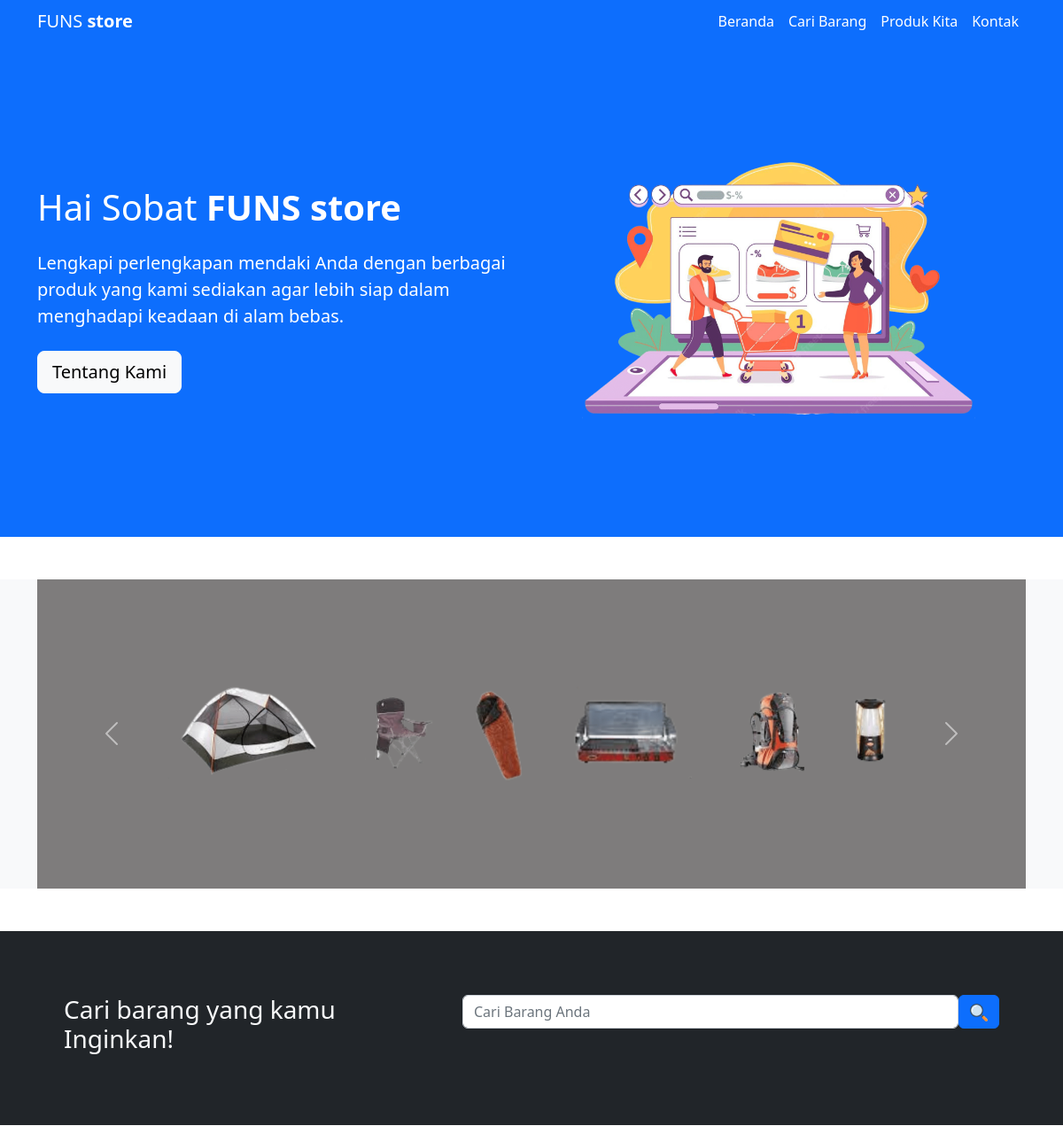
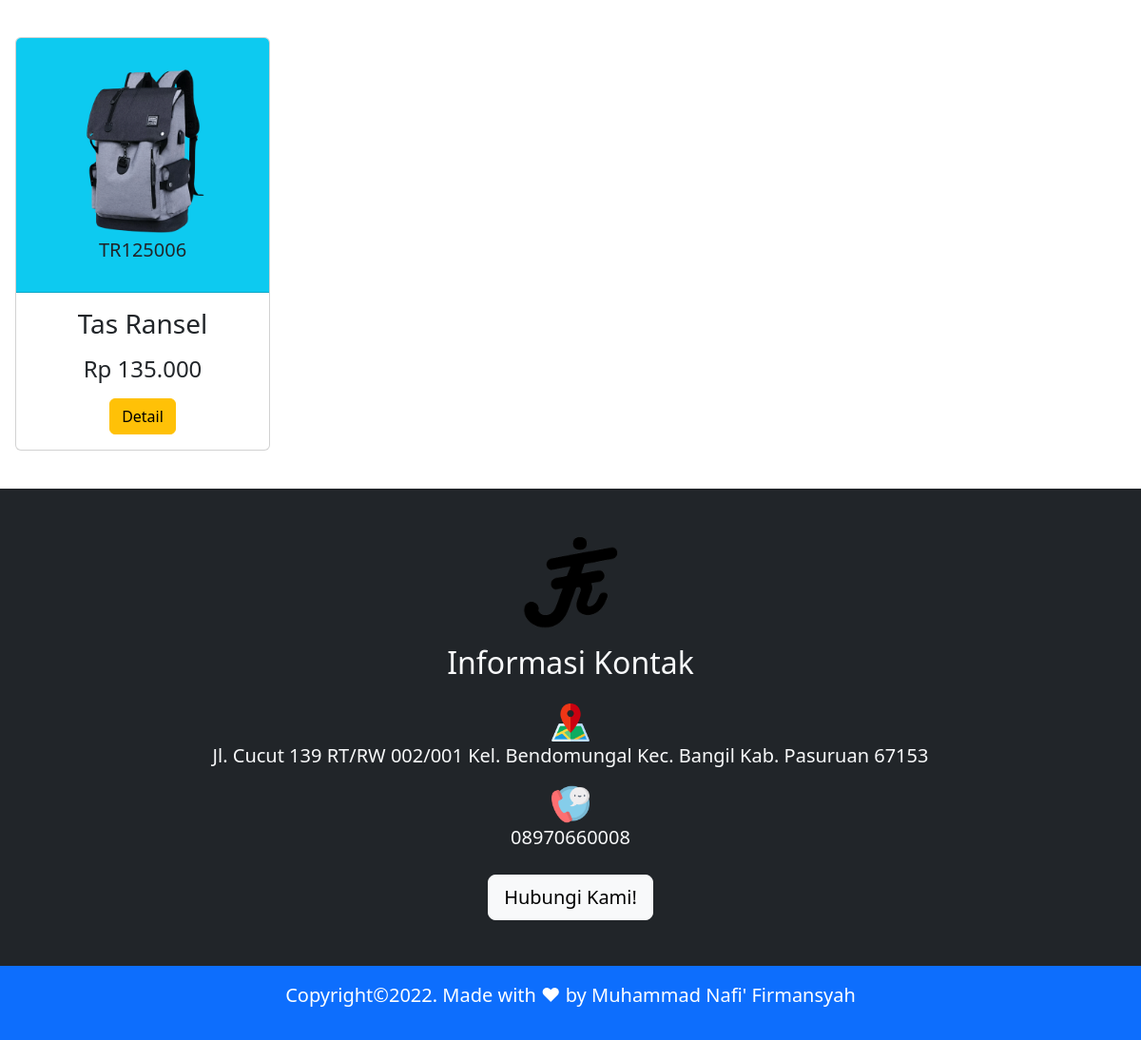
/beranda.php?kata_cari=Rp 135.000, run on the app's committed database (2 pictures, top to bottom).
### tables this page shows
CREATE TABLE `produk` (
  `kode_barang` varchar(8) NOT NULL,
  `nama_barang` varchar(32) NOT NULL,
  `harga` varchar(10) NOT NULL,
  `lokasi` varchar(32) NOT NULL
);

### beranda.php (the view, shortened to what this page needs)
<!Doctype html>
<html lang="en">
  <head>
    <link rel="stylesheet" href="css/bootstrap.min.css">
  </head>
  <body>
  <nav class="navbar navbar-expand-lg bg-primary navbar-dark py-1 fixed-top">
  <div class="container">
    <a class="navbar-brand" href="beranda.php">FUNS <b>store</b></a>
    <div class="collapse navbar-collapse" id="navbarSupportedContent">
      <ul class="navbar-nav ms-auto">
        <li class="nav-item">
          <a class="nav-link active" aria-current="page" href="#beranda">Beranda</a>
        </li>
        <li class="nav-item">
          <a class="nav-link active" aria-current="page" href="#cari-barang">Cari Barang</a>
        </li>
        <li class="nav-item">
          <a class="nav-link active" aria-current="page" href="#produk">Produk Kita</a>
        </li>
        <li class="nav-item">
          <a class="nav-link active" aria-current="page" href="#kontak">Kontak</a>
        </li>
      </ul>
    </div>
  </div>
</nav>
    <section id="beranda" class="bg-primary text-white p-5 p-lg-0 pt-lg-5 text-center text-sm-start">
        <div class="container">
            <div class="d-sm-flex align-items-center justify-content-between">
                <div>
                    <h1>
                        Hai Sobat <b>FUNS store</b>
                    </h1>
                    <p class="lead my-4">
                        Lengkapi perlengkapan mendaki Anda dengan berbagai produk yang kami sediakan agar lebih siap dalam menghadapi keadaan di alam bebas.
                    </p>
                    <a class="btn btn-light btn-lg" href="tentang-saya.html">
                        Tentang Kami
                    </a>
                </div>
                <img src="gambar/toko-vector.png" class="img-fluid w-50 d-none d-sm-block">
            </div>
        </div>
    </section>
    <section class="bg-light">
        <div class="container">
            <div id="carouselExampleControls" class="carousel slide mt-5 mb-5" data-bs-ride="carousel">
                    <div class="carousel-inner">
                        <div class="carousel-item active">
                        <img src="gambar/1.png" class=" d-block w-100" alt="...">
                        </div>
                    </div>
                    <button class="carousel-control-prev" type="button" data-bs-target="#carouselExampleControls" data-bs-slide="prev">
                        <span class="carousel-control-prev-icon" aria-hidden="true"></span>
                    </button>
                    <button class="carousel-control-next" type="button" data-bs-target="#carouselExampleControls" data-bs-slide="next">
                        <span class="carousel-control-next-icon" aria-hidden="true"></span>
                    </button>
                </div>
            </div>
    </section>
<section id="cari-barang" class="bg-dark text-light p-5">
    <div class="container p-4">
        <div class="row">
            <div class="col-md-5">
                <h3>Cari barang yang kamu Inginkan!</h3>
            </div>
            <div class="col-md-7">
                <form class="d-flex ms-auto my-4 my-lg-0" method="GET" action="beranda.php" role="search">
                    <input type="text" name="kata_cari" value="<?php if (isset($_SET['kata_cari'])) {echo $_GET['kata_cari'];} ?>" class="form-control" placeholder="Cari Barang Anda" type="search" aria-label="Search">
                    <button class="btn btn-primary" type="submit"><img src="icon/search.png" alt="Search" width="20" height="20"></button>
                </form>
            </div>
        </div>
    </div>
</section>
<div class="row mx-0">
                <?php
                include ('koneksi.php');
                if (isset($_GET['kata_cari']))
                {
                    $kata_cari = $_GET['kata_cari'];
                    $query = "SELECT * FROM produk WHERE harga like '%".$kata_cari."%' OR kode_barang like '%".$kata_cari."%' OR nama_barang like '%".$kata_cari."%' ";
                }
                else
                {
                    $query = "SELECT * FROM produk";
                }
                $result = mysqli_query($koneksi, $query);
                while ($row = mysqli_fetch_assoc($result))
                    {
                ?>
    <section id="produk"class="p-3 mb-4 mt-4 col-lg-3 col-sm-12">
        <div class="container-fluid">
            <div class="row align-items-start">
                    <div class="card text-center px-0">
                        <div class="card-header bg-info display-4 pt-4">
                            <img src="./gambar/<?= $row['lokasi']; ?>.png" width="80%">
                            <h5 class="card-text mb-4 text-dark"><?= $row['kode_barang']; ?></h5>
                        </div>
                        <div class="card-body">
                            <h3 class="card-title mb-3 text-dark"><?= $row['nama_barang']; ?></h3>
                            <h4 class="card-title mb-3 text-dark"><?= $row['harga']; ?></h4>
                            <a href="<?= $row['lokasi']; ?>.html" class="btn btn-warning">Detail</a>
                        </div>
                    </div>
    </section>
<?php
    }
?>
</div>
<section id="kontak" class="p-5 bg-dark text-light">
    <div class="container">
        <div class="row">
            <div class="col-md text-center">
                <img src="gambar/logo-funs.png" width="100">
                <h2 class="text-center mb-4 mt-3">Informasi Kontak</h2>
                <ul class="list-group list-group-flush lead">
                    <li class="list-group item">
                        <span class="fw-bold"><img src="icon/map.png" alt="Location" width="40" height="40"></span>Jl. Cucut 139 RT/RW 002/001 Kel. Bendomungal Kec. Bangil Kab. Pasuruan 67153
                    </li>
                    <li class="list-group item mt-3">
                        <span class="fw-bold"><img src="icon/phone.png" alt="Contact" width="40" height="40"></span>08970660008
                    </li>
                </ul>
                <a class="btn btn-light btn-lg mt-4" href="kontak-saya.html">Hubungi Kami!</a>
            </div>
        </div>
    </div>
</section>
<footer class="p-3 bg-primary text-white text-center position-relative">
    <div class="container">
        <p class="lead">
            Copyright&copy;2022. Made with &hearts; by Muhammad Nafi' Firmansyah
        </p>
    </div>
</footer>
  </body>
</html>

### data on the page
produk: lokasi (picture), kode_barang "TR125006", nama_barang "Tas Ransel", harga "Rp 135.000"
